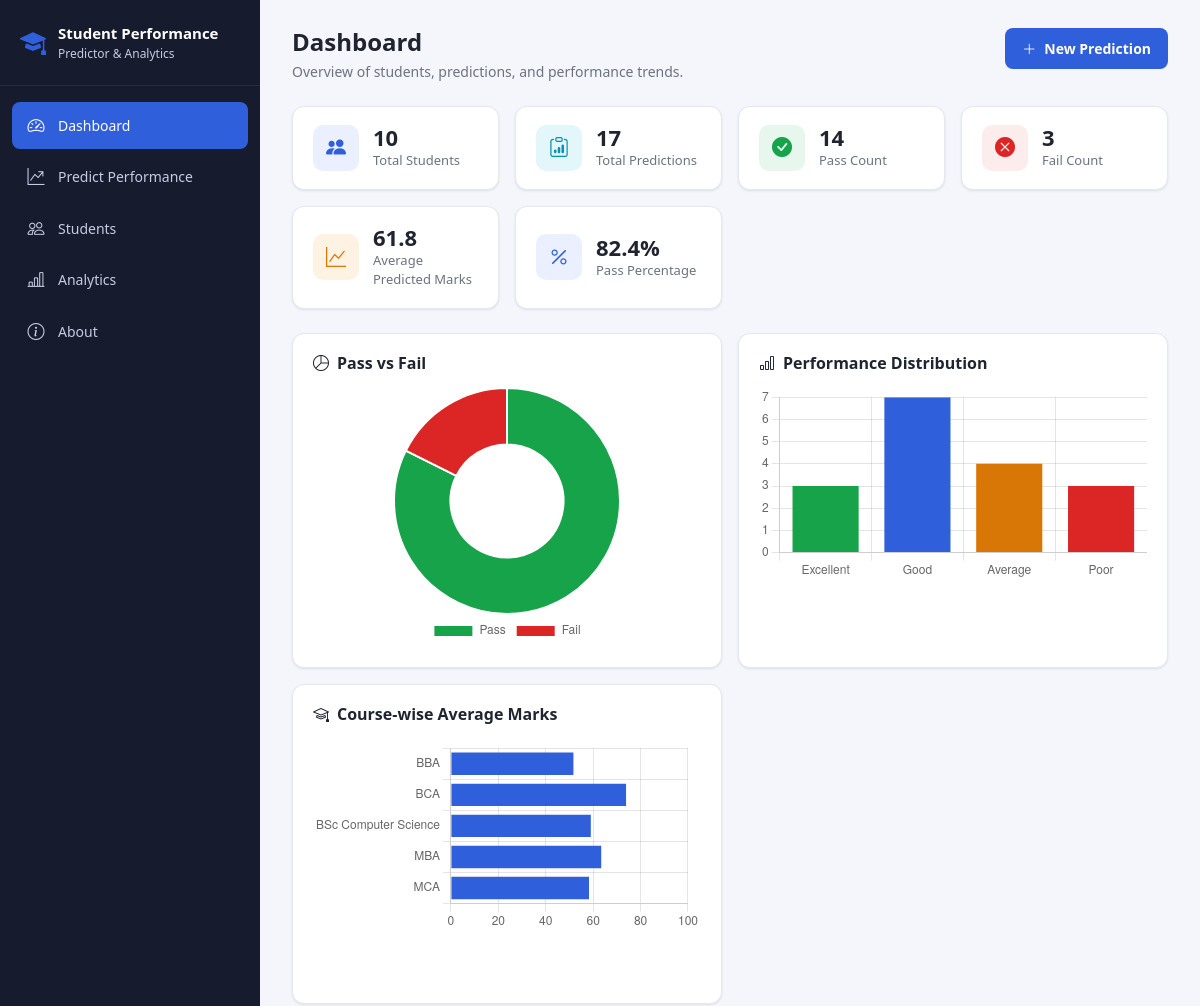
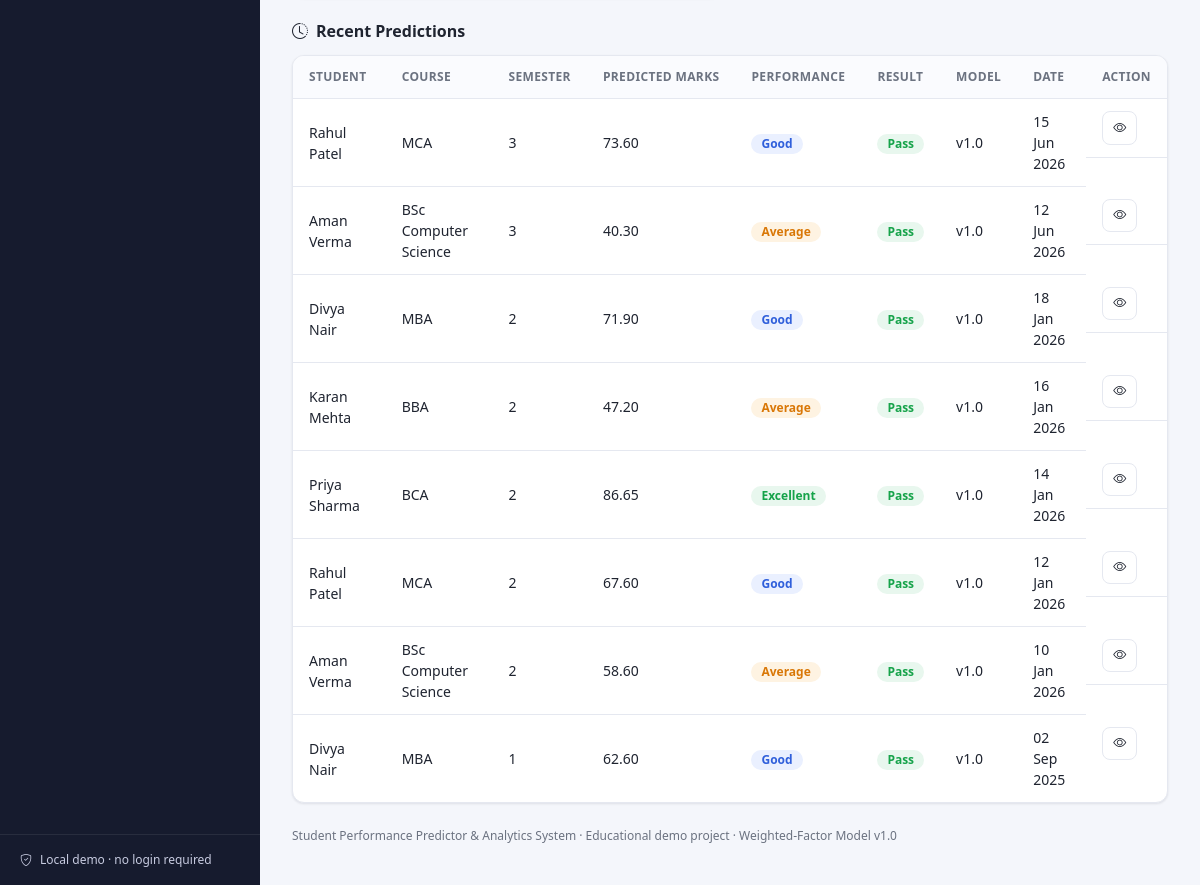
The page / on the database its author committed (2 pictures, top to bottom).
### tables this page shows
CREATE TABLE student_performance (
    id INT AUTO_INCREMENT PRIMARY KEY,

    student_id INT NOT NULL,
    semester INT NOT NULL,

    study_hours_per_day DECIMAL(4,2)
        CHECK (study_hours_per_day BETWEEN 0 AND 24),

    attendance DECIMAL(5,2)
        CHECK (attendance BETWEEN 0 AND 100),

    previous_marks DECIMAL(5,2)
        CHECK (previous_marks BETWEEN 0 AND 100),

    assignment_marks DECIMAL(5,2)
        CHECK (assignment_marks BETWEEN 0 AND 100),

    internal_marks DECIMAL(5,2)
        CHECK (internal_marks BETWEEN 0 AND 100),

    predicted_marks DECIMAL(5,2)
        CHECK (predicted_marks BETWEEN 0 AND 100),

    performance ENUM('Excellent', 'Good', 'Average', 'Poor') DEFAULT NULL,

    result ENUM('Pass', 'Fail') DEFAULT NULL,

    model_version VARCHAR(20) DEFAULT NULL,

    created_at TIMESTAMP DEFAULT CURRENT_TIMESTAMP,
    updated_at TIMESTAMP DEFAULT CURRENT_TIMESTAMP ON UPDATE CURRENT_TIMESTAMP,

    FOREIGN KEY (student_id) REFERENCES students(id) ON DELETE CASCADE,

    INDEX idx_performance (performance),
    INDEX idx_result (result),
    INDEX idx_student_semester (student_id, semester),
    INDEX idx_created_at (created_at)
);

CREATE TABLE students (
    id INT AUTO_INCREMENT PRIMARY KEY,
    name VARCHAR(100) NOT NULL,
    email VARCHAR(100) UNIQUE,
    course_id INT,
    semester INT CHECK (semester BETWEEN 1 AND 12),

    FOREIGN KEY (course_id) REFERENCES courses(id)
);

CREATE TABLE courses (
    id INT AUTO_INCREMENT PRIMARY KEY,
    course_name VARCHAR(50) NOT NULL UNIQUE
);

### includes/functions.php (called while the page is built, shortened)
<?php
function h($value)
{
    return htmlspecialchars((string) $value, ENT_QUOTES, 'UTF-8');
}
function badgeClass(string $status): string
{
    $map = [
        'Excellent' => 'badge badge-excellent',
        'Good'      => 'badge badge-good',
        'Average'   => 'badge badge-average',
        'Poor'      => 'badge badge-poor',
        'Pass'      => 'badge badge-pass',
        'Fail'      => 'badge badge-fail',
    ];
    return $map[$status] ?? 'badge';
}

### index.php (the view)
<?php
$pageTitle = 'Dashboard';
$pageDescription = 'Overview of students, predictions, and performance trends.';
$activePage = 'dashboard';
require_once __DIR__ . '/includes/header.php';
$totalStudents = (int) $pdo->query("SELECT COUNT(*) FROM students")->fetchColumn();
$totalPredictions = (int) $pdo->query("SELECT COUNT(*) FROM student_performance")->fetchColumn();
$passCount = (int) $pdo->query("SELECT COUNT(*) FROM student_performance WHERE result = 'Pass'")->fetchColumn();
$failCount = (int) $pdo->query("SELECT COUNT(*) FROM student_performance WHERE result = 'Fail'")->fetchColumn();
$avgPredicted = $pdo->query("SELECT AVG(predicted_marks) FROM student_performance")->fetchColumn();
$avgPredicted = $avgPredicted !== null ? round((float) $avgPredicted, 2) : 0;
$passPercentage = $totalPredictions > 0 ? round(($passCount / $totalPredictions) * 100, 1) : 0;
$recentStmt = $pdo->query("
    SELECT sp.id, s.name AS student_name, c.course_name, sp.semester,
           sp.predicted_marks, sp.performance, sp.result, sp.model_version, sp.created_at
    FROM student_performance sp
    JOIN students s ON s.id = sp.student_id
    LEFT JOIN courses c ON c.id = s.course_id
    ORDER BY sp.created_at DESC
    LIMIT 8
");
$recentPredictions = $recentStmt->fetchAll();
$perfStmt = $pdo->query("
    SELECT performance, COUNT(*) AS total
    FROM student_performance
    WHERE performance IS NOT NULL
    GROUP BY performance
");
$perfCounts = ['Excellent' => 0, 'Good' => 0, 'Average' => 0, 'Poor' => 0];
foreach ($perfStmt->fetchAll() as $row) {
    $perfCounts[$row['performance']] = (int) $row['total'];
}
$courseStmt = $pdo->query("
    SELECT c.course_name, AVG(sp.predicted_marks) AS avg_marks
    FROM student_performance sp
    JOIN students s ON s.id = sp.student_id
    JOIN courses c ON c.id = s.course_id
    GROUP BY c.course_name
    ORDER BY c.course_name
");
$courseRows = $courseStmt->fetchAll();
$courseLabels = array_column($courseRows, 'course_name');
$courseAverages = array_map(fn($v) => round((float) $v, 2), array_column($courseRows, 'avg_marks'));
require_once __DIR__ . '/includes/sidebar.php';
?>
<main class="main-content">
    <?php require_once __DIR__ . '/includes/navbar.php'; ?>
    <div class="stat-grid">
        <div class="stat-card">
            <div class="stat-icon blue"><i class="bi bi-people-fill"></i></div>
            <div>
                <div class="stat-value"><?= $totalStudents ?></div>
                <div class="stat-label">Total Students</div>
            </div>
        </div>
        <div class="stat-card">
            <div class="stat-icon cyan"><i class="bi bi-clipboard-data"></i></div>
            <div>
                <div class="stat-value"><?= $totalPredictions ?></div>
                <div class="stat-label">Total Predictions</div>
            </div>
        </div>
        <div class="stat-card">
            <div class="stat-icon green"><i class="bi bi-check-circle-fill"></i></div>
            <div>
                <div class="stat-value"><?= $passCount ?></div>
                <div class="stat-label">Pass Count</div>
            </div>
        </div>
        <div class="stat-card">
            <div class="stat-icon red"><i class="bi bi-x-circle-fill"></i></div>
            <div>
                <div class="stat-value"><?= $failCount ?></div>
                <div class="stat-label">Fail Count</div>
            </div>
        </div>
        <div class="stat-card">
            <div class="stat-icon amber"><i class="bi bi-graph-up"></i></div>
            <div>
                <div class="stat-value"><?= h($avgPredicted) ?></div>
                <div class="stat-label">Average Predicted Marks</div>
            </div>
        </div>
        <div class="stat-card">
            <div class="stat-icon blue"><i class="bi bi-percent"></i></div>
            <div>
                <div class="stat-value"><?= h($passPercentage) ?>%</div>
                <div class="stat-label">Pass Percentage</div>
            </div>
        </div>
    </div>
    <div class="chart-grid">
        <div class="card-box chart-card">
            <h2 class="section-title"><i class="bi bi-pie-chart"></i> Pass vs Fail</h2>
            <canvas id="passFailChart"></canvas>
        </div>
        <div class="card-box chart-card">
            <h2 class="section-title"><i class="bi bi-bar-chart"></i> Performance Distribution</h2>
            <canvas id="performanceChart"></canvas>
        </div>
        <div class="card-box chart-card">
            <h2 class="section-title"><i class="bi bi-mortarboard"></i> Course-wise Average Marks</h2>
            <canvas id="courseChart"></canvas>
        </div>
    </div>
    <h2 class="section-title"><i class="bi bi-clock-history"></i> Recent Predictions</h2>
    <div class="table-wrap">
        <?php if (empty($recentPredictions)): ?>
            <div class="empty-state">
                <i class="bi bi-inbox"></i>
                No predictions yet. <a href="predict.php">Create your first prediction</a>.
            </div>
        <?php else: ?>
        <table class="data-table">
            <thead>
                <tr>
                    <th>Student</th><th>Course</th><th>Semester</th>
                    <th>Predicted Marks</th><th>Performance</th><th>Result</th>
                    <th>Model</th><th>Date</th><th>Action</th>
                </tr>
            </thead>
            <tbody>
                <?php foreach ($recentPredictions as $row): ?>
                <tr>
                    <td><?= h($row['student_name']) ?></td>
                    <td><?= h($row['course_name'] ?? '—') ?></td>
                    <td><?= h($row['semester']) ?></td>
                    <td><?= h($row['predicted_marks']) ?></td>
                    <td><span class="<?= badgeClass($row['performance']) ?>"><?= h($row['performance']) ?></span></td>
                    <td><span class="<?= badgeClass($row['result']) ?>"><?= h($row['result']) ?></span></td>
                    <td><?= h($row['model_version']) ?></td>
                    <td><?= h(date('d M Y', strtotime($row['created_at']))) ?></td>
                    <td class="table-actions">
                        <a class="btn btn-outline btn-sm" href="result.php?id=<?= (int) $row['id'] ?>"><i class="bi bi-eye"></i></a>
                    </td>
                </tr>
                <?php endforeach; ?>
            </tbody>
        </table>
        <?php endif; ?>
    </div>
<?php require_once __DIR__ . '/includes/footer.php'; ?>
<script>
document.addEventListener('DOMContentLoaded', function () {
    // Pass vs Fail doughnut chart
    new Chart(document.getElementById('passFailChart'), {
        type: 'doughnut',
        data: {
            labels: ['Pass', 'Fail'],
            datasets: [{
                data: [<?= $passCount ?>, <?= $failCount ?>],
                backgroundColor: ['#16a34a', '#dc2626']
            }]
        },
        options: { plugins: { legend: { position: 'bottom' } } }
    });
    // Performance distribution bar chart
    new Chart(document.getElementById('performanceChart'), {
        type: 'bar',
        data: {
            labels: ['Excellent', 'Good', 'Average', 'Poor'],
            datasets: [{
                label: 'Students',
                data: [
                    <?= $perfCounts['Excellent'] ?>,
                    <?= $perfCounts['Good'] ?>,
                    <?= $perfCounts['Average'] ?>,
                    <?= $perfCounts['Poor'] ?>
                ],
                backgroundColor: ['#16a34a', '#2f5fdb', '#d97706', '#dc2626']
            }]
        },
        options: { plugins: { legend: { display: false } }, scales: { y: { beginAtZero: true } } }
    });
    // Course-wise average marks
    new Chart(document.getElementById('courseChart'), {
        type: 'bar',
        data: {
            labels: <?= json_encode($courseLabels) ?>,
            datasets: [{
                label: 'Average Predicted Marks',
                data: <?= json_encode($courseAverages) ?>,
                backgroundColor: '#2f5fdb'
            }]
        },
        options: {
            indexAxis: 'y',
            plugins: { legend: { display: false } },
            scales: { x: { beginAtZero: true, max: 100 } }
        }
    });
});
</script>

### includes/header.php (shortened to what this page needs)
<?php
require_once __DIR__ . '/functions.php';
$pageTitle = $pageTitle ?? 'Student Performance Predictor';
?>
<!DOCTYPE html>
<html lang="en">
<head>
<link href="https://cdn.jsdelivr.net/npm/bootstrap@5.3.3/dist/css/bootstrap.min.css" rel="stylesheet">
<link rel="stylesheet" href="https://cdn.jsdelivr.net/npm/bootstrap-icons@1.11.3/font/bootstrap-icons.css">
<link rel="stylesheet" href="<?= isset($basePath) ? $basePath : '' ?>style.css">
</head>
<body>
<div class="app-shell">

### includes/sidebar.php (shortened to what this page needs)
<?php
$activePage = $activePage ?? '';
function navLink(string $key, string $href, string $icon, string $label, string $active): string
{
    $isActive = ($key === $active) ? ' active' : '';
    return '<a href="' . $href . '" class="nav-link' . $isActive . '">
                <i class="bi ' . $icon . '"></i>
                <span>' . $label . '</span>
            </a>';
}
?>
<aside class="sidebar" id="sidebar">
    <div class="sidebar-brand">
        <i class="bi bi-mortarboard-fill"></i>
        <div>
            <span class="brand-title">Student Performance</span>
            <span class="brand-subtitle">Predictor & Analytics</span>
        </div>
    </div>
    <nav class="sidebar-nav">
        <?= navLink('dashboard', 'index.php', 'bi-speedometer2', 'Dashboard', $activePage) ?>
        <?= navLink('predict', 'predict.php', 'bi-graph-up-arrow', 'Predict Performance', $activePage) ?>
        <?= navLink('students', 'students.php', 'bi-people', 'Students', $activePage) ?>
        <?= navLink('analytics', 'analytics.php', 'bi-bar-chart-line', 'Analytics', $activePage) ?>
        <?= navLink('about', 'about.php', 'bi-info-circle', 'About', $activePage) ?>
    </nav>
    <div class="sidebar-footer">
        <i class="bi bi-shield-check"></i>
        <span>Local demo &middot; no login required</span>
    </div>
</aside>

### includes/navbar.php
<?php
$pageDescription = $pageDescription ?? '';
?>
<header class="topbar">
    <div>
        <h1 class="topbar-title"><?= h($pageTitle) ?></h1>
        <?php if ($pageDescription): ?>
            <p class="topbar-desc"><?= h($pageDescription) ?></p>
        <?php endif; ?>
    </div>
    <div class="topbar-actions">
        <a href="predict.php" class="btn btn-primary-solid">
            <i class="bi bi-plus-lg"></i> New Prediction
        </a>
    </div>
</header>

### includes/footer.php (shortened to what this page needs)
    </main>
</div>
<footer class="app-footer">
    <p>Student Performance Predictor &amp; Analytics System &middot;
       Educational demo project &middot; Weighted-Factor Model <?= MODEL_VERSION ?></p>
</footer>
</body>
</html>

### rows shown on the page
student_performance: student.name "Rahul Patel", courses.course_name "MCA", semester "3", predicted_marks "73.60", performance "Good", result "Pass", model_version "v1.0", created_at "15 Jun 2026"
student_performance: student.name "Aman Verma", courses.course_name "BSc Computer Science", semester "3", predicted_marks "40.30", performance "Average", result "Pass", model_version "v1.0", created_at "12 Jun 2026"
student_performance: student.name "Divya Nair", courses.course_name "MBA", semester "2", predicted_marks "71.90", performance "Good", result "Pass", model_version "v1.0", created_at "18 Jan 2026"
student_performance: student.name "Karan Mehta", courses.course_name "BBA", semester "2", predicted_marks "47.20", performance "Average", result "Pass", model_version "v1.0", created_at "16 Jan 2026"
student_performance: student.name "Priya Sharma", courses.course_name "BCA", semester "2", predicted_marks "86.65", performance "Excellent", result "Pass", model_version "v1.0", created_at "14 Jan 2026"
student_performance: student.name "Rahul Patel", courses.course_name "MCA", semester "2", predicted_marks "67.60", performance "Good", result "Pass", model_version "v1.0", created_at "12 Jan 2026"
student_performance: student.name "Aman Verma", courses.course_name "BSc Computer Science", semester "2", predicted_marks "58.60", performance "Average", result "Pass", model_version "v1.0", created_at "10 Jan 2026"
student_performance: student.name "Divya Nair", courses.course_name "MBA", semester "1", predicted_marks "62.60", performance "Good", result "Pass", model_version "v1.0", created_at "02 Sep 2025"

### other values the page prints
$label "Dashboard Predict Performance Students Analytics About"
$pageTitle "Dashboard"
$pageDescription "Overview of students, predictions, and performance trends."
$totalStudents "10"
$totalPredictions "17"
$passCount "14"
$failCount "3"
$avgPredicted "61.8"
$passPercentage "82.4"
MODEL_VERSION "v1.0"
chart data {{ $passCount }} 14
chart data {{ $failCount }} 3
chart data {{ $perfCounts['Excellent'] }} 3
chart data {{ $perfCounts['Good'] }} 7
